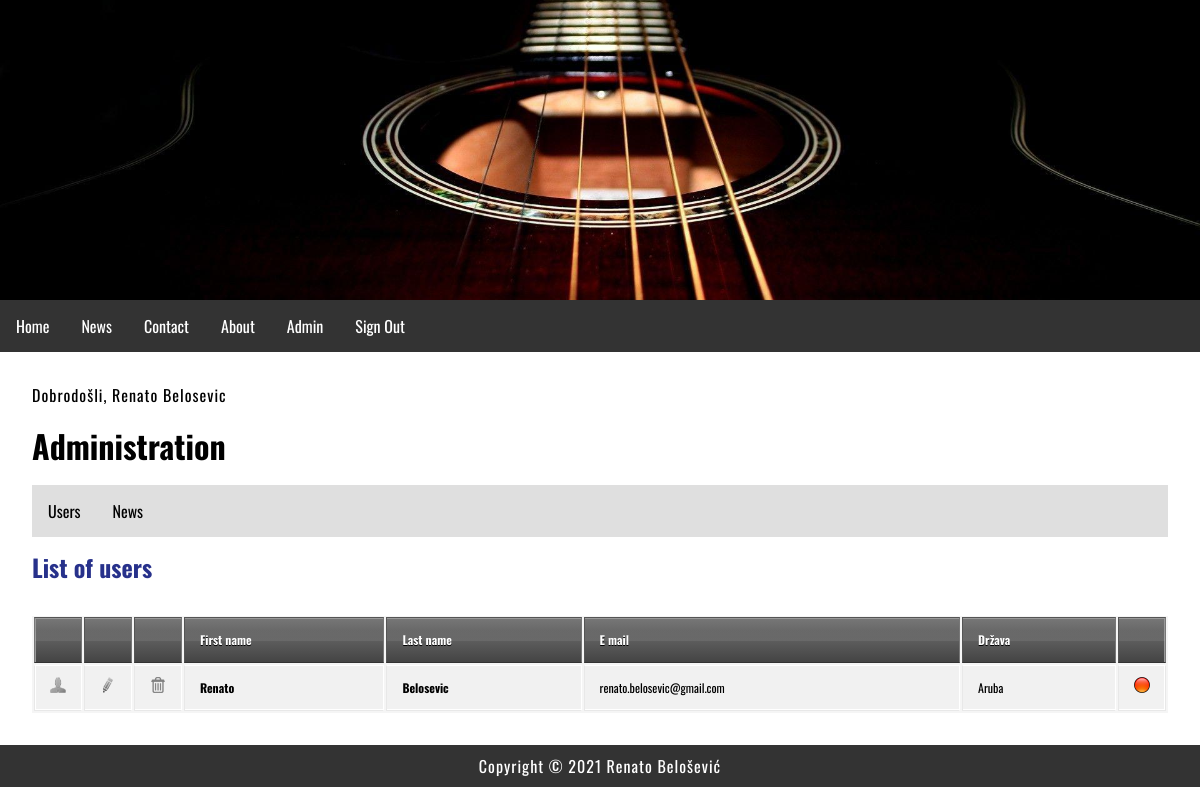
The page /index.php?menu=7 (signed in) on the database its author committed.
### tables this page shows
CREATE TABLE `users` (
  `id` int(11) NOT NULL,
  `firstname` varchar(255) NOT NULL,
  `lastname` varchar(255) NOT NULL,
  `email` varchar(255) NOT NULL,
  `username` varchar(255) NOT NULL,
  `password` varchar(255) NOT NULL,
  `country` char(2) NOT NULL,
  `date` timestamp NOT NULL DEFAULT current_timestamp() ON UPDATE current_timestamp(),
  `archive` enum('Y','N') NOT NULL DEFAULT 'Y'
);

CREATE TABLE `countries` (
  `id` int(11) NOT NULL,
  `country_code` varchar(2) NOT NULL DEFAULT '',
  `country_name` varchar(100) NOT NULL DEFAULT ''
);

### admin/users.php (the view, shortened to what this page needs)
<?php
	if (isset($_GET['id']) && $_GET['id'] != '') {
		$query  = "SELECT * FROM users";
		$query .= " WHERE id=".$_GET['id'];
		$result = @mysqli_query($MySQL, $query);
		$row = @mysqli_fetch_array($result);
		print '
		<h2>User profile</h2>
		<p><b>First name:</b> ' . $row['firstname'] . '</p>
		<p><b>Last name:</b> ' . $row['lastname'] . '</p>
		<p><b>Username:</b> ' . $row['username'] . '</p>';
		$_query  = "SELECT * FROM countries";
		$_query .= " WHERE country_code='" . $row['country'] . "'";
		$_result = @mysqli_query($MySQL, $_query);
		$_row = @mysqli_fetch_array($_result);
		print '
		<p><b>Country:</b> ' .$_row['country_name'] . '</p>
		<p><b>Date:</b> ' . pickerDateToMysql($row['date']) . '</p>
		<p><a href="index.php?menu='.$menu.'&amp;action='.$action.'">Back</a></p>';
	}
	else {
		print '
		<h2>List of users</h2>
		<div id="users">
			<table>
				<thead>
					<tr>
						<th width="16"></th>
						<th width="16"></th>
						<th width="16"></th>
						<th>First name</th>
						<th>Last name</th>
						<th>E mail</th>
						<th>Država</th>
						<th width="16"></th>
					</tr>
				</thead>
				<tbody>';
				$query  = "SELECT * FROM users";
				$result = @mysqli_query($MySQL, $query);
				while($row = @mysqli_fetch_array($result)) {
					print '
					<tr>
						<td><a href="index.php?menu='.$menu.'&amp;action='.$action.'&amp;id=' .$row['id']. '"><img src="img/user.png" alt="user"></a></td>
						<td><a href="index.php?menu='.$menu.'&amp;action='.$action.'&amp;edit=' .$row['id']. '"><img src="img/edit.png" alt="uredi"></a></td>
						<td><a href="index.php?menu='.$menu.'&amp;action='.$action.'&amp;delete=' .$row['id']. '"><img src="img/delete.png" alt="obriši"></a></td>
						<td><strong>' . $row['firstname'] . '</strong></td>
						<td><strong>' . $row['lastname'] . '</strong></td>
						<td>' . $row['email'] . '</td>
						<td>';
							$_query  = "SELECT * FROM countries";
							$_query .= " WHERE country_code='" . $row['country'] . "'";
							$_result = @mysqli_query($MySQL, $_query);
							$_row = @mysqli_fetch_array($_result, MYSQLI_ASSOC);
							print $_row['country_name'] . '
						</td>
						<td>';
							if ($row['archive'] == 'Y') { print '<img src="img/inactive.png" alt="" title="" />'; }
                            else if ($row['archive'] == 'N') { print '<img src="img/active.png" alt="" title="" />'; }
						print '
						</td>
					</tr>';
				}
			print '
				</tbody>
			</table>
		</div>';
	}
?>

### style.css (style rules this page uses)
body, html { font-family: 'Oswald', sans-serif; margin: 0; font-size: 16px; }
h1,h2 { margin: 0.5em 0; font-size: 2em; }
h2 { font-size: 1.5em; color: #27318b; }
main a { color: #27318b; text-decoration: none; }
p { margin: 1em 0; line-height: 1.4em; letter-spacing: 1px; }
img { width: 100%; }
table { background: #f5f5f5; border-collapse: separate; box-shadow: inset 0 1px 0 #fff; font-size: 12px; line-height: 24px; margin: 30px auto; text-align: left; width: 100%; }
th { background: url(http://jackrugile.com/images/misc/noise-diagonal.png), linear-gradient(#777, #444); border-left: 1px solid #555; border-right: 1px solid #777; border-top: 1px solid #555; border-bottom: 1px solid #333; box-shadow: inset 0 1px 0 #999; color: #fff; font-weight: bold; padding: 10px 15px; position: relative; text-shadow: 0 1px 0 #000; }
th:after { background: linear-gradient(rgba(255,255,255,0), rgba(255,255,255,.08)); content: ''; display: block; height: 25%; left: 0; margin: 1px 0 0 0; position: absolute; top: 25%; width: 100%; }
th:first-child { border-left: 1px solid #777; box-shadow: inset 1px 1px 0 #999; }
th:last-child { box-shadow: inset -1px 1px 0 #999; }
td { border-right: 1px solid #fff; border-left: 1px solid #e8e8e8; border-top: 1px solid #fff; border-bottom: 1px solid #e8e8e8; padding: 10px 15px; position: relative; transition: all 300ms; }
td:first-child { box-shadow: inset 1px 0 0 #fff; }
td:last-child { border-right: 1px solid #e8e8e8; box-shadow: inset -1px 0 0 #fff; }
tr { background: url(http://jackrugile.com/images/misc/noise-diagonal.png); }
tr:nth-child(odd) td { background: #f1f1f1 url(http://jackrugile.com/images/misc/noise-diagonal.png); }
tr:last-of-type td { box-shadow: inset 0 -1px 0 #fff; }
tr:last-of-type td:first-child { box-shadow: inset 1px -1px 0 #fff; }
tr:last-of-type td:last-child { box-shadow: inset -1px -1px 0 #fff; }

### rows shown on the page
users: firstname "Renato", lastname "Belosevic", email "renato.belosevic@gmail.com", countries.country_name "Aruba"

### other values the page prints
$_SESSION['message'] "Dobrodošli, Renato Belosevic"
